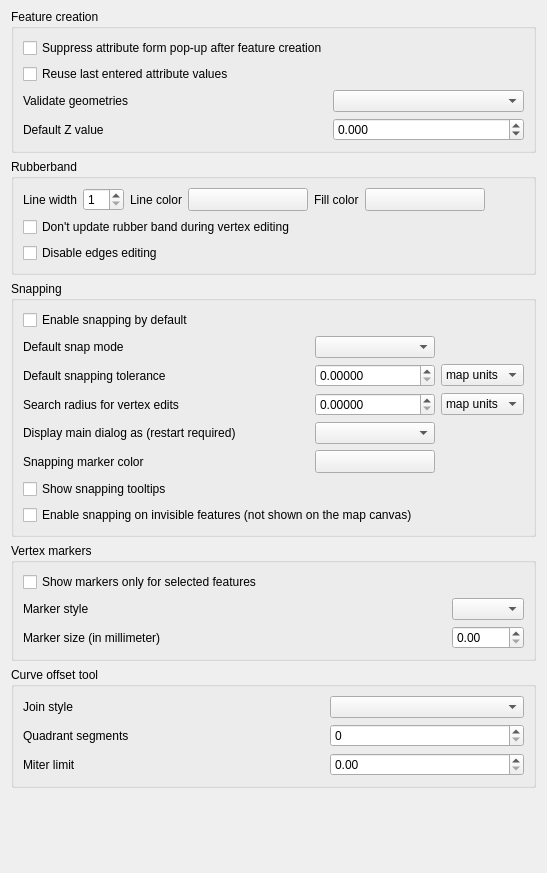
             <widget class="QWidget" name="mOptionsScrollAreaContents_07">
              <property name="geometry">
               <rect>
                <x>0</x>
                <y>0</y>
                <width>547</width>
                <height>873</height>
               </rect>
              </property>
              <layout class="QVBoxLayout" name="verticalLayout_31">
               <property name="topMargin">
                <number>9</number>
               </property>
               <item>
                <widget class="QgsCollapsibleGroupBox" name="mEnterAttributeValuesGroupBox">
                 <property name="title">
                  <string>Feature creation</string>
                 </property>
                 <layout class="QGridLayout" name="gridLayout_28">
                  <item row="2" column="0">
                   <widget class="QLabel" name="label_19">
                    <property name="text">
                     <string>Validate geometries</string>
                    </property>
                   </widget>
                  </item>
                  <item row="0" column="0" colspan="3">
                   <widget class="QCheckBox" name="chkDisableAttributeValuesDlg">
                    <property name="text">
                     <string>Suppress attribute form pop-up after feature creation</string>
                    </property>
                    <property name="tristate">
                     <bool>false</bool>
                    </property>
                   </widget>
                  </item>
                  <item row="2" column="1">
                   <spacer name="horizontalSpacer_32">
                    <property name="orientation">
                     <enum>Qt::Horizontal</enum>
                    </property>
                    <property name="sizeHint" stdset="0">
                     <size>
                      <width>40</width>
                      <height>20</height>
                     </size>
                    </property>
                   </spacer>
                  </item>
                  <item row="1" column="0" colspan="3">
                   <widget class="QCheckBox" name="chkReuseLastValues">
                    <property name="text">
                     <string>Reuse last entered attribute values</string>
                    </property>
                    <property name="tristate">
                     <bool>false</bool>
                    </property>
                   </widget>
                  </item>
                  <item row="3" column="0">
                   <widget class="QLabel" name="mDefaultZValueLabel">
                    <property name="text">
                     <string>Default Z value</string>
                    </property>
                   </widget>
                  </item>
                  <item row="3" column="2">
                   <widget class="QDoubleSpinBox" name="mDefaultZValueSpinBox">
                    <property name="decimals">
                     <number>3</number>
                    </property>
                    <property name="minimum">
                     <double>-999999.998999999952503</double>
                    </property>
                    <property name="maximum">
                     <double>1000000.000000000000000</double>
                    </property>
                    <property name="singleStep">
                     <double>1.000000000000000</double>
                    </property>
                   </widget>
                  </item>
                  <item row="2" column="2">
                   <widget class="QComboBox" name="mValidateGeometries">
                    <property name="sizePolicy">
                     <sizepolicy hsizetype="Expanding" vsizetype="Fixed">
                      <horstretch>0</horstretch>
                      <verstretch>0</verstretch>
                     </sizepolicy>
                    </property>
                   </widget>
                  </item>
                 </layout>
                </widget>
               </item>
               <item>
                <widget class="QgsCollapsibleGroupBox" name="mRubberBandGroupBox">
                 <property name="title">
                  <string>Rubberband</string>
                 </property>
                 <layout class="QGridLayout" name="_9">
                  <item row="0" column="9">
                   <spacer name="horizontalSpacer_33">
                    <property name="orientation">
                     <enum>Qt::Horizontal</enum>
                    </property>
                    <property name="sizeHint" stdset="0">
                     <size>
                      <width>40</width>
                      <height>20</height>
                     </size>
                    </property>
                   </spacer>
                  </item>
                  <item row="0" column="0">
                   <widget class="QLabel" name="mLineWidthTextLabel">
                    <property name="sizePolicy">
                     <sizepolicy hsizetype="Maximum" vsizetype="Preferred">
                      <horstretch>0</horstretch>
                      <verstretch>0</verstretch>
                     </sizepolicy>
                    </property>
                    <property name="text">
                     <string>Line width</string>
                    </property>
                   </widget>
                  </item>
                  <item row="0" column="2">
                   <widget class="QLabel" name="mLineColorTextLabel">
                    <property name="sizePolicy">
                     <sizepolicy hsizetype="Maximum" vsizetype="Preferred">
                      <horstretch>0</horstretch>
                      <verstretch>0</verstretch>
                     </sizepolicy>
                    </property>
                    <property name="text">
                     <string>Line color</string>
                    </property>
                   </widget>
                  </item>
                  <item row="0" column="1">
                   <widget class="QSpinBox" name="mLineWidthSpinBox">
                    <property name="toolTip">
                     <string>Line width in pixels</string>
                    </property>
                    <property name="minimum">
                     <number>1</number>
                    </property>
                   </widget>
                  </item>
                  <item row="0" column="5">
                   <widget class="QgsColorButton" name="mFillColorToolButton">
                    <property name="sizePolicy">
                     <sizepolicy hsizetype="Fixed" vsizetype="Fixed">
                      <horstretch>0</horstretch>
                      <verstretch>0</verstretch>
                     </sizepolicy>
                    </property>
                    <property name="minimumSize">
                     <size>
                      <width>120</width>
                      <height>0</height>
                     </size>
                    </property>
                    <property name="maximumSize">
                     <size>
                      <width>120</width>
                      <height>16777215</height>
                     </size>
                    </property>
                    <property name="text">
                     <string/>
                    </property>
                   </widget>
                  </item>
                  <item row="0" column="4">
                   <widget class="QLabel" name="mSelectColorTextLabel">
                    <property name="sizePolicy">
                     <sizepolicy hsizetype="Maximum" vsizetype="Preferred">
                      <horstretch>0</horstretch>
                      <verstretch>0</verstretch>
                     </sizepolicy>
                    </property>
                    <property name="text">
                     <string>Fill color</string>
                    </property>
                   </widget>
                  </item>
                  <item row="0" column="3">
                   <widget class="QgsColorButton" name="mLineColorToolButton">
                    <property name="sizePolicy">
                     <sizepolicy hsizetype="Fixed" vsizetype="Fixed">
                      <horstretch>0</horstretch>
                      <verstretch>0</verstretch>
                     </sizepolicy>
                    </property>
                    <property name="minimumSize">
                     <size>
                      <width>120</width>
                      <height>0</height>
                     </size>
                    </property>
                    <property name="maximumSize">
                     <size>
                      <width>120</width>
                      <height>16777215</height>
                     </size>
                    </property>
                    <property name="text">
                     <string/>
                    </property>
                   </widget>
                  </item>
                  <item row="1" column="0" colspan="7">
                   <widget class="QCheckBox" name="mLineGhostCheckBox">
                    <property name="text">
                     <string>Don't update rubber band during vertex editing</string>
                    </property>
                   </widget>
                  </item>
                  <item row="2" column="0" colspan="7">
                    <widget class="QCheckBox" name="mDisableEdgeEditingCheckBox">
                     <property name="text">
                      <string>Disable edges editing</string>
                     </property>
                    </widget>
                   </item>                                     
                 </layout>
                </widget>
               </item>
               <item>
                <widget class="QgsCollapsibleGroupBox" name="mSnappingGroupBox">
                 <property name="title">
                  <string>Snapping</string>
                 </property>
                 <layout class="QGridLayout" name="gridLayout_3">
                  <item row="0" column="0" colspan="4">
                   <widget class="QCheckBox" name="mSnappingEnabledDefault">
                    <property name="text">
                     <string>Enable snapping by default</string>
                    </property>
                   </widget>
                  </item>
                  <item row="1" column="0">
                   <widget class="QLabel" name="mDefaultSnapModeLabel">
                    <property name="text">
                     <string>Default snap mode</string>
                    </property>
                   </widget>
                  </item>
                  <item row="1" column="1">
                   <spacer>
                    <property name="orientation">
                     <enum>Qt::Horizontal</enum>
                    </property>
                    <property name="sizeHint" stdset="0">
                     <size>
                      <width>273</width>
                      <height>19</height>
                     </size>
                    </property>
                   </spacer>
                  </item>
                  <item row="1" column="2">
                   <widget class="QComboBox" name="mDefaultSnapModeComboBox">
                    <property name="sizePolicy">
                     <sizepolicy hsizetype="Expanding" vsizetype="Fixed">
                      <horstretch>0</horstretch>
                      <verstretch>0</verstretch>
                     </sizepolicy>
                    </property>
                   </widget>
                  </item>
                  <item row="2" column="0">
                   <widget class="QLabel" name="mDefaultSnappingToleranceTextLabel">
                    <property name="text">
                     <string>Default snapping tolerance</string>
                    </property>
                   </widget>
                  </item>
                  <item row="2" column="1">
                   <spacer>
                    <property name="orientation">
                     <enum>Qt::Horizontal</enum>
                    </property>
                    <property name="sizeHint" stdset="0">
                     <size>
                      <width>241</width>
                      <height>20</height>
                     </size>
                    </property>
                   </spacer>
                  </item>
                  <item row="2" column="2">
                   <widget class="QDoubleSpinBox" name="mDefaultSnappingToleranceSpinBox">
                    <property name="decimals">
                     <number>5</number>
                    </property>
                    <property name="maximum">
                     <double>99999999.989999994635582</double>
                    </property>
                   </widget>
                  </item>
                  <item row="2" column="3">
                   <widget class="QComboBox" name="mDefaultSnappingToleranceComboBox">
                    <property name="sizePolicy">
                     <sizepolicy hsizetype="Expanding" vsizetype="Fixed">
                      <horstretch>0</horstretch>
                      <verstretch>0</verstretch>
                     </sizepolicy>
                    </property>
                    <item>
                     <property name="text">
                      <string>map units</string>
                     </property>
                    </item>
                    <item>
                     <property name="text">
                      <string>pixels</string>
                     </property>
                    </item>
                   </widget>
                  </item>
                  <item row="3" column="0">
                   <widget class="QLabel" name="mVertexSearchRadiusVertexEditLabel">
                    <property name="text">
                     <string>Search radius for vertex edits</string>
                    </property>
                   </widget>
                  </item>
                  <item row="3" column="1">
                   <spacer>
                    <property name="orientation">
                     <enum>Qt::Horizontal</enum>
                    </property>
                    <property name="sizeHint" stdset="0">
                     <size>
                      <width>61</width>
                      <height>20</height>
                     </size>
                    </property>
                   </spacer>
                  </item>
                  <item row="3" column="2">
                   <widget class="QDoubleSpinBox" name="mSearchRadiusVertexEditSpinBox">
                    <property name="decimals">
                     <number>5</number>
                    </property>
                    <property name="maximum">
                     <double>99999999.989999994635582</double>
                    </property>
                   </widget>
                  </item>
                  <item row="3" column="3">
                   <widget class="QComboBox" name="mSearchRadiusVertexEditComboBox">
                    <item>
                     <property name="text">
                      <string>map units</string>
                     </property>
                    </item>
                    <item>
                     <property name="text">
                      <string>pixels</string>
                     </property>
                    </item>
                   </widget>
                  </item>
                  <item row="4" column="0">
                   <widget class="QLabel" name="label_49">
                    <property name="text">
                     <string>Display main dialog as (restart required)</string>
                    </property>
                   </widget>
                  </item>
                  <item row="4" column="2">
                   <widget class="QComboBox" name="mSnappingMainDialogComboBox"/>
                  </item>
                  <item row="5" column="0">
                   <widget class="QLabel" name="label_2">
                    <property name="text">
                     <string>Snapping marker color</string>
                    </property>
                   </widget>
                  </item>
                  <item row="5" column="2">
                   <widget class="QgsColorButton" name="mSnappingMarkerColorButton">
                    <property name="minimumSize">
                     <size>
                      <width>120</width>
                      <height>0</height>
                     </size>
                    </property>
                   </widget>
                  </item>
                  <item row="6" column="0" colspan="4">
                   <widget class="QCheckBox" name="mSnappingTooltipsCheckbox">
                    <property name="text">
                     <string>Show snapping tooltips</string>
                    </property>
                   </widget>
                  </item>
                  <item row="7" column="0" colspan="4">
                   <widget class="QCheckBox" name="mEnableSnappingOnInvisibleFeatureCheckbox">
                    <property name="text">
                     <string>Enable snapping on invisible features (not shown on the map canvas)</string>
                    </property>
                   </widget>
                  </item>
                 </layout>
                </widget>
               </item>
               <item>
                <widget class="QgsCollapsibleGroupBox" name="mVertexMarkerGroupBox">
                 <property name="title">
                  <string>Vertex markers</string>
                 </property>
                 <layout class="QGridLayout" name="_11">
                  <item row="1" column="0">
                   <widget class="QLabel" name="mMarkerStyleLabel">
                    <property name="text">
                     <string>Marker style</string>
                    </property>
                   </widget>
                  </item>
                  <item row="1" column="1">
                   <spacer>
                    <property name="orientation">
                     <enum>Qt::Horizontal</enum>
                    </property>
                    <property name="sizeHint" stdset="0">
                     <size>
                      <width>281</width>
                      <height>20</height>
                     </size>
                    </property>
                   </spacer>
                  </item>
                  <item row="1" column="2">
                   <widget class="QComboBox" name="mMarkerStyleComboBox">
                    <property name="sizePolicy">
                     <sizepolicy hsizetype="Expanding" vsizetype="Fixed">
                      <horstretch>0</horstretch>
                      <verstretch>0</verstretch>
                     </sizepolicy>
                    </property>
                   </widget>
                  </item>
                  <item row="2" column="2">
                   <widget class="QDoubleSpinBox" name="mMarkerSizeSpinBox">
                    <property name="layoutDirection">
                     <enum>Qt::LeftToRight</enum>
                    </property>
                    <property name="minimum">
                     <number>0.4</number>
                    </property>
                    <property name="singleStep">
                     <number>0.2</number>
                    </property>
                   </widget>
                  </item>
                  <item row="2" column="0">
                   <widget class="QLabel" name="label_6">
                    <property name="text">
                     <string>Marker size (in millimeter)</string>
                    </property>
                   </widget>
                  </item>
                  <item row="2" column="1">
                   <spacer>
                    <property name="orientation">
                     <enum>Qt::Horizontal</enum>
                    </property>
                    <property name="sizeHint" stdset="0">
                     <size>
                      <width>40</width>
                      <height>20</height>
                     </size>
                    </property>
                   </spacer>
                  </item>
                  <item row="0" column="0" colspan="3">
                   <widget class="QCheckBox" name="mMarkersOnlyForSelectedCheckBox">
                    <property name="text">
                     <string>Show markers only for selected features</string>
                    </property>
                   </widget>
                  </item>
                 </layout>
                </widget>
               </item>
               <item>
                <widget class="QgsCollapsibleGroupBox" name="groupBox_21">
                 <property name="title">
                  <string>Curve offset tool</string>
                 </property>
                 <layout class="QGridLayout" name="gridLayout">
                  <item row="1" column="2">
                   <widget class="QSpinBox" name="mOffsetQuadSegSpinBox"/>
                  </item>
                  <item row="2" column="0">
                   <widget class="QLabel" name="label_28">
                    <property name="text">
                     <string>Miter limit</string>
                    </property>
                   </widget>
                  </item>
                  <item row="0" column="0">
                   <widget class="QLabel" name="label_26">
                    <property name="text">
                     <string>Join style</string>
                    </property>
                   </widget>
                  </item>
                  <item row="0" column="2">
                   <widget class="QComboBox" name="mOffsetJoinStyleComboBox">
                    <property name="sizePolicy">
                     <sizepolicy hsizetype="Expanding" vsizetype="Fixed">
                      <horstretch>0</horstretch>
                      <verstretch>0</verstretch>
                     </sizepolicy>
                    </property>
                   </widget>
                  </item>
                  <item row="1" column="0">
                   <widget class="QLabel" name="label_27">
                    <property name="text">
                     <string>Quadrant segments</string>
                    </property>
                   </widget>
                  </item>
                  <item row="2" column="2">
                   <widget class="QDoubleSpinBox" name="mCurveOffsetMiterLimitComboBox"/>
                  </item>
                  <item row="0" column="1">
                   <spacer name="horizontalSpacer_29">
                    <property name="orientation">
                     <enum>Qt::Horizontal</enum>
                    </property>
                    <property name="sizeHint" stdset="0">
                     <size>
                      <width>40</width>
                      <height>20</height>
                     </size>
                    </property>
                   </spacer>
                  </item>
                  <item row="1" column="1">
                   <spacer name="horizontalSpacer_30">
                    <property name="orientation">
                     <enum>Qt::Horizontal</enum>
                    </property>
                    <property name="sizeHint" stdset="0">
                     <size>
                      <width>40</width>
                      <height>20</height>
                     </size>
                    </property>
                   </spacer>
                  </item>
                  <item row="2" column="1">
                   <spacer name="horizontalSpacer_31">
                    <property name="orientation">
                     <enum>Qt::Horizontal</enum>
                    </property>
                    <property name="sizeHint" stdset="0">
                     <size>
                      <width>40</width>
                      <height>20</height>
                     </size>
                    </property>
                   </spacer>
                  </item>
                 </layout>
                </widget>
               </item>
               <item>
                <spacer name="verticalSpacer_4">
                 <property name="orientation">
                  <enum>Qt::Vertical</enum>
                 </property>
                 <property name="sizeHint" stdset="0">
                  <size>
                   <width>20</width>
                   <height>40</height>
                  </size>
                 </property>
                </spacer>
               </item>
              </layout>
             </widget>
